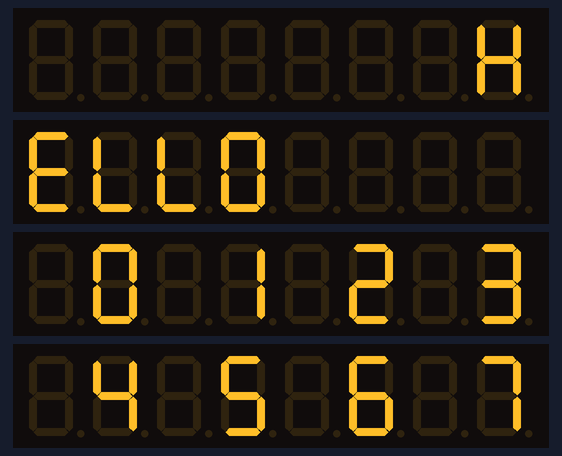
A sketch run on a simulated Arduino Uno, built with avr-gcc and run on an emulated ATmega328P. On the bench: 4 × 8-digit seven-segment display.

Above: at 0.05 s.
At 1.06 s:
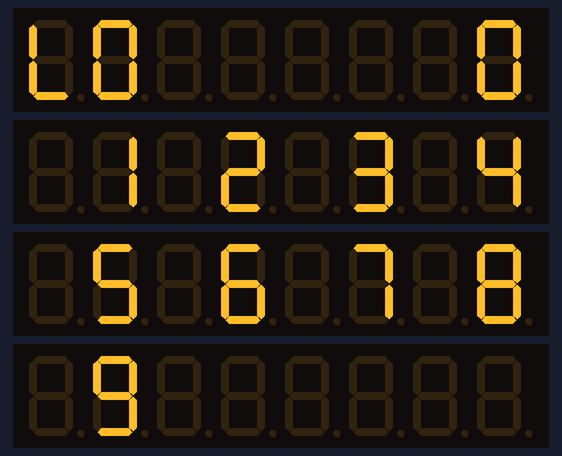
At 3.7 s:
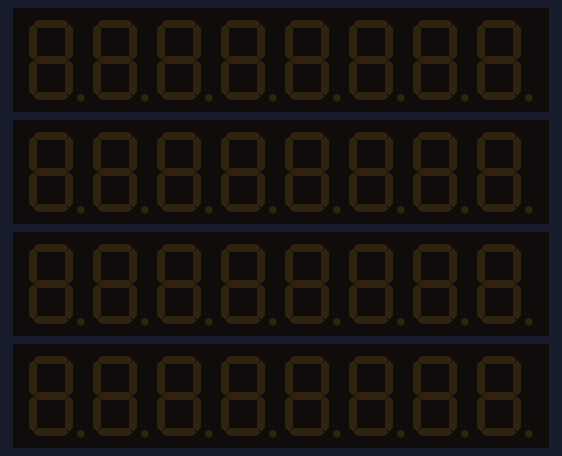
At 4.61 s:
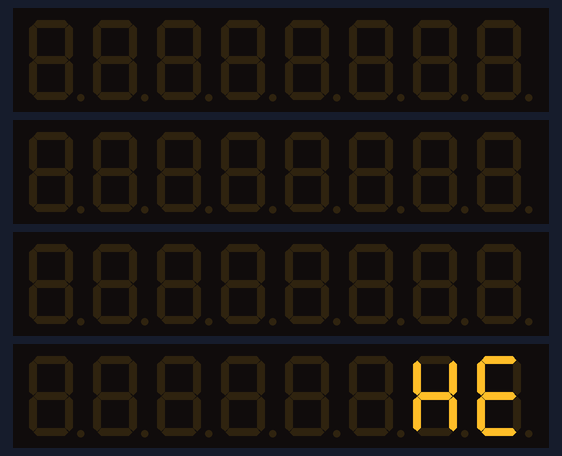
At 5.53 s:
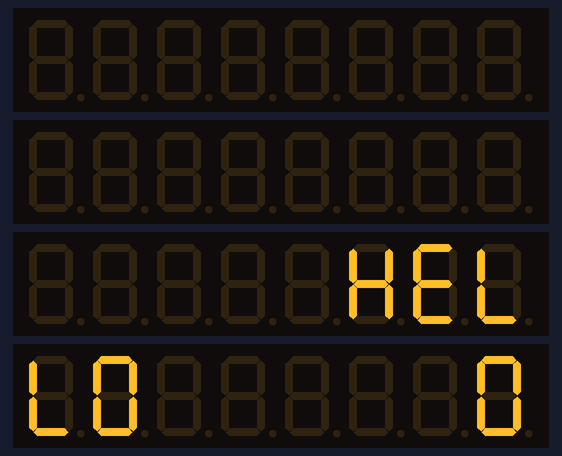
At 7.46 s:
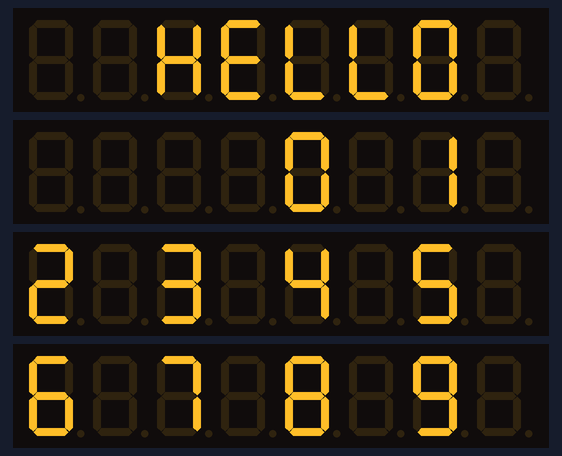

Measured:
- by itself, everything shown: repeats every 6.9 s, in 61 steps
- what the display in image 2 shows lasts 0.8 s, from 3.7 s to 4.5 s

The sketch:

TM1638_carrossel.ino
```cpp
// (licence header left out)
#include <TM1638.h>

#define MODULES 4

// define a modules
TM1638 modules[] = {
	TM1638(8, 9, 7),
	TM1638(8, 9, 6),
	TM1638(8, 9, 5),
	TM1638(8, 9, 4)
};

void setup() {
}

const char string[] = "       HELLO     0 1 2 3 4 5 6 7 8 9       ";
int base = 0;

void loop() {
  for (int i = 0; i < MODULES; i++) {
    const char* pos = string + base + (i * 8);

    if (pos >= string && pos + 8 < string + sizeof(string)) {
      modules[i].setDisplayToString(pos);
    } else {
      modules[i].clearDisplay();
    }
  }

  base++;

  if (base == sizeof(string) - 8) {
    base = -MODULES * 8;
  }

  delay(100);
}
```
